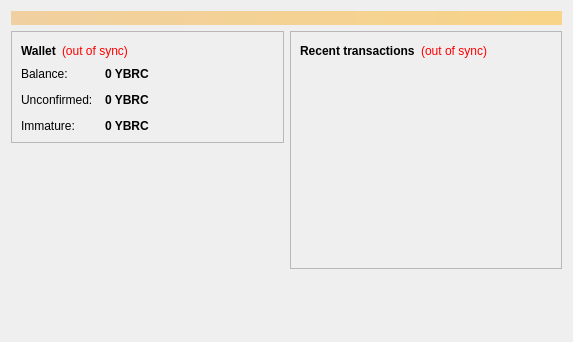
<?xml version="1.0" encoding="UTF-8"?>
<ui version="4.0">
 <class>OverviewPage</class>
 <widget class="QWidget" name="OverviewPage">
  <property name="geometry">
   <rect>
    <x>0</x>
    <y>0</y>
    <width>573</width>
    <height>342</height>
   </rect>
  </property>
  <property name="windowTitle">
   <string>Form</string>
  </property>
  <layout class="QVBoxLayout" name="topLayout">
   <item>
    <widget class="QLabel" name="labelAlerts">
     <property name="visible">
      <bool>false</bool>
     </property>
     <property name="styleSheet">
      <string notr="true">background-color: qlineargradient(x1: 0, y1: 0, x2: 1, y2: 0, stop:0 #F0D0A0, stop:1 #F8D488); color:#000000;</string>
     </property>
     <property name="wordWrap">
      <bool>true</bool>
     </property>
     <property name="margin">
      <number>3</number>
     </property>
    </widget>
   </item>
   <item>
    <layout class="QHBoxLayout" name="horizontalLayout" stretch="1,1">
     <item>
      <layout class="QVBoxLayout" name="verticalLayout_2">
       <item>
        <widget class="QFrame" name="frame">
         <property name="frameShape">
          <enum>QFrame::StyledPanel</enum>
         </property>
         <property name="frameShadow">
          <enum>QFrame::Raised</enum>
         </property>
         <layout class="QVBoxLayout" name="verticalLayout_4">
          <item>
           <layout class="QHBoxLayout" name="horizontalLayout_4">
            <item>
             <widget class="QLabel" name="label_5">
              <property name="font">
               <font>
                <weight>75</weight>
                <bold>true</bold>
               </font>
              </property>
              <property name="text">
               <string>Wallet</string>
              </property>
             </widget>
            </item>
            <item>
             <widget class="QLabel" name="labelWalletStatus">
              <property name="toolTip">
               <string>The displayed information may be out of date. Your wallet automatically synchronizes with the Youbercoin network after a connection is established, but this process has not completed yet.</string>
              </property>
              <property name="styleSheet">
               <string notr="true">QLabel { color: red; }</string>
              </property>
              <property name="text">
               <string notr="true">(out of sync)</string>
              </property>
              <property name="alignment">
               <set>Qt::AlignLeading|Qt::AlignLeft|Qt::AlignVCenter</set>
              </property>
             </widget>
            </item>
            <item>
             <spacer name="horizontalSpacer_2">
              <property name="orientation">
               <enum>Qt::Horizontal</enum>
              </property>
              <property name="sizeHint" stdset="0">
               <size>
                <width>40</width>
                <height>20</height>
               </size>
              </property>
             </spacer>
            </item>
           </layout>
          </item>
          <item>
           <layout class="QFormLayout" name="formLayout_2">
            <property name="fieldGrowthPolicy">
             <enum>QFormLayout::AllNonFixedFieldsGrow</enum>
            </property>
            <property name="horizontalSpacing">
             <number>12</number>
            </property>
            <property name="verticalSpacing">
             <number>12</number>
            </property>
            <item row="0" column="0">
             <widget class="QLabel" name="label">
              <property name="text">
               <string>Balance:</string>
              </property>
             </widget>
            </item>
            <item row="0" column="1">
             <widget class="QLabel" name="labelBalance">
              <property name="font">
               <font>
                <weight>75</weight>
                <bold>true</bold>
               </font>
              </property>
              <property name="cursor">
               <cursorShape>IBeamCursor</cursorShape>
              </property>
              <property name="toolTip">
               <string>Your current balance</string>
              </property>
              <property name="text">
               <string notr="true">0 YBRC</string>
              </property>
              <property name="textInteractionFlags">
               <set>Qt::LinksAccessibleByMouse|Qt::TextSelectableByKeyboard|Qt::TextSelectableByMouse</set>
              </property>
             </widget>
            </item>
            <item row="1" column="0">
             <widget class="QLabel" name="label_3">
              <property name="text">
               <string>Unconfirmed:</string>
              </property>
             </widget>
            </item>
            <item row="1" column="1">
             <widget class="QLabel" name="labelUnconfirmed">
              <property name="font">
               <font>
                <weight>75</weight>
                <bold>true</bold>
               </font>
              </property>
              <property name="cursor">
               <cursorShape>IBeamCursor</cursorShape>
              </property>
              <property name="toolTip">
               <string>Total of transactions that have yet to be confirmed, and do not yet count toward the current balance</string>
              </property>
              <property name="text">
               <string notr="true">0 YBRC</string>
              </property>
              <property name="textInteractionFlags">
               <set>Qt::LinksAccessibleByMouse|Qt::TextSelectableByKeyboard|Qt::TextSelectableByMouse</set>
              </property>
             </widget>
            </item>
            <item row="2" column="0">
             <widget class="QLabel" name="labelImmatureText">
              <property name="text">
               <string>Immature:</string>
              </property>
             </widget>
            </item>
            <item row="2" column="1">
             <widget class="QLabel" name="labelImmature">
              <property name="font">
               <font>
                <weight>75</weight>
                <bold>true</bold>
               </font>
              </property>
              <property name="toolTip">
               <string>Mined balance that has not yet matured</string>
              </property>
              <property name="text">
               <string notr="true">0 YBRC</string>
              </property>
              <property name="textInteractionFlags">
               <set>Qt::LinksAccessibleByMouse|Qt::TextSelectableByKeyboard|Qt::TextSelectableByMouse</set>
              </property>
             </widget>
            </item>
           </layout>
          </item>
         </layout>
        </widget>
       </item>
       <item>
        <spacer name="verticalSpacer">
         <property name="orientation">
          <enum>Qt::Vertical</enum>
         </property>
         <property name="sizeHint" stdset="0">
          <size>
           <width>20</width>
           <height>40</height>
          </size>
         </property>
        </spacer>
       </item>
      </layout>
     </item>
     <item>
      <layout class="QVBoxLayout" name="verticalLayout_3">
       <item>
        <widget class="QFrame" name="frame_2">
         <property name="frameShape">
          <enum>QFrame::StyledPanel</enum>
         </property>
         <property name="frameShadow">
          <enum>QFrame::Raised</enum>
         </property>
         <layout class="QVBoxLayout" name="verticalLayout">
          <item>
           <layout class="QHBoxLayout" name="horizontalLayout_2">
            <item>
             <widget class="QLabel" name="label_4">
              <property name="text">
               <string>&lt;b&gt;Recent transactions&lt;/b&gt;</string>
              </property>
             </widget>
            </item>
            <item>
             <widget class="QLabel" name="labelTransactionsStatus">
              <property name="toolTip">
               <string>The displayed information may be out of date. Your wallet automatically synchronizes with the Youbercoin network after a connection is established, but this process has not completed yet.</string>
              </property>
              <property name="styleSheet">
               <string notr="true">QLabel { color: red; }</string>
              </property>
              <property name="text">
               <string notr="true">(out of sync)</string>
              </property>
              <property name="alignment">
               <set>Qt::AlignRight|Qt::AlignTrailing|Qt::AlignVCenter</set>
              </property>
             </widget>
            </item>
            <item>
             <spacer name="horizontalSpacer">
              <property name="orientation">
               <enum>Qt::Horizontal</enum>
              </property>
              <property name="sizeHint" stdset="0">
               <size>
                <width>40</width>
                <height>20</height>
               </size>
              </property>
             </spacer>
            </item>
           </layout>
          </item>
          <item>
           <widget class="QListView" name="listTransactions">
            <property name="styleSheet">
             <string notr="true">QListView { background: transparent; }</string>
            </property>
            <property name="frameShape">
             <enum>QFrame::NoFrame</enum>
            </property>
            <property name="verticalScrollBarPolicy">
             <enum>Qt::ScrollBarAlwaysOff</enum>
            </property>
            <property name="horizontalScrollBarPolicy">
             <enum>Qt::ScrollBarAlwaysOff</enum>
            </property>
            <property name="selectionMode">
             <enum>QAbstractItemView::NoSelection</enum>
            </property>
           </widget>
          </item>
         </layout>
        </widget>
       </item>
       <item>
        <spacer name="verticalSpacer_2">
         <property name="orientation">
          <enum>Qt::Vertical</enum>
         </property>
         <property name="sizeHint" stdset="0">
          <size>
           <width>20</width>
           <height>40</height>
          </size>
         </property>
        </spacer>
       </item>
      </layout>
     </item>
    </layout>
   </item>
  </layout>
 </widget>
 <resources/>
 <connections/>
</ui>
